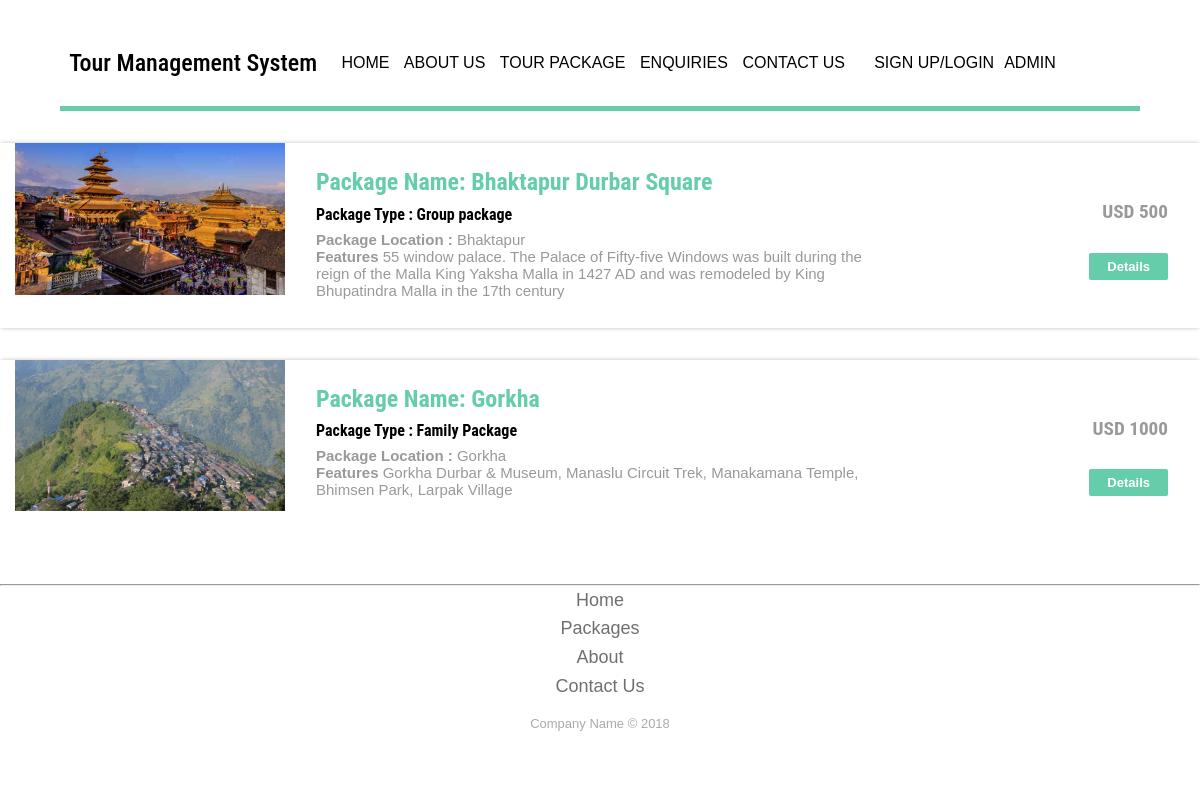
/code/package.php, run on the app's committed database.
### tables this page shows
CREATE TABLE `package` (
  `S no.` int(11) NOT NULL,
  `name` varchar(25) NOT NULL,
  `type` varchar(25) NOT NULL,
  `location` varchar(25) NOT NULL,
  `price` varchar(25) NOT NULL,
  `features` text NOT NULL,
  `description` text NOT NULL,
  `picture` varchar(200) NOT NULL
);

### code/package.php (the view, shortened to what this page needs)
<!DOCTYPE html>
<html lang="en">
<head>
    <link rel="stylesheet" href="package.css">
</head>
<body>
<?php
                if (!$_SESSION['auth']){?>
                <div class="banner">
                    <div class="navbar">
                        <h2 class="heading">Tour Management System</h2>
                        <ul>
                            <li><a href="home.php">Home </a></li>
                            <li><a href="aboutus.php">About us</a></li>
                            <li><a href="package.php">Tour package</a></li>
                            <li><a href="enquiry.php">Enquiries</a></li>
                            <li><a href="Contact_Us.php">Contact us</a></li>
                        </ul>
                    <ul>
                    <li><a href='signin.php'>Sign up/login</a></li><li><a href='admin.php'>Admin</a></li>
                <?php
                }
                ?>
            </ul>
        </div>
        <hr class="h">
    </div>
    <?php
    include("connection.php");
    $query="SELECT * FROM package";
    $result=mysqli_query($con,$query);
	  while($rows = mysqli_fetch_array($result)){?>
    <div class="rom-btm">
        <div class="col-md-3 room-left wow fadeInLeft animated animated" data-wow-delay=".5s" style="visibility: visible; animation-delay: 0.5s; animation-name: fadeInLeft;">
        <img src="uploads/<?php echo $rows[7];?>" class="img-responsive" alt="hvgashgv">
    </div>
    <div class="col-md-6 room-midle wow fadeInUp animated animated" data-wow-delay=".5s" style="visibility: visible; animation-delay: 0.5s; animation-name: fadeInUp;">
        <h4>Package Name: <?php echo $rows[1];?></h4>
        <h6>Package Type : <?php echo $rows[2];?></h6>
        <p><b>Package Location :</b> <?php echo $rows[3];?></p>
        <p><b>Features</b> <?php echo $rows[5];?></p>
    </div>
    <div class="col-md-3 room-right wow fadeInRight animated animated" data-wow-delay=".5s" style="visibility: visible; animation-delay: 0.5s; animation-name: fadeInRight;">
        <h5>USD <?php echo $rows[4];?></h5>
        <a href="packageDetail.php?number= <?php echo $rows[0];?> " class="view">Details</a>
    </div>
    <div class="clearfix"></div>
    </div>
    <?php
        }
    ?>
        <?php
    include("footer.php");
    ?>
</body>
</html>

### data on the page
package: picture (picture), name "Bhaktapur Durbar Square", type "Group package", location "Bhaktapur", features "55 window palace. The Palace of Fifty-five Windows was built during the reign of the Malla King Yaksha Malla in 1427 AD and was remodeled by King Bhupatindra Malla in the 17th century", price "500"
package: picture (picture), name "Gorkha", type "Family Package", location "Gorkha", features "Gorkha Durbar & Museum, Manaslu Circuit Trek, Manakamana Temple, Bhimsen Park, Larpak Village", price "1000"
